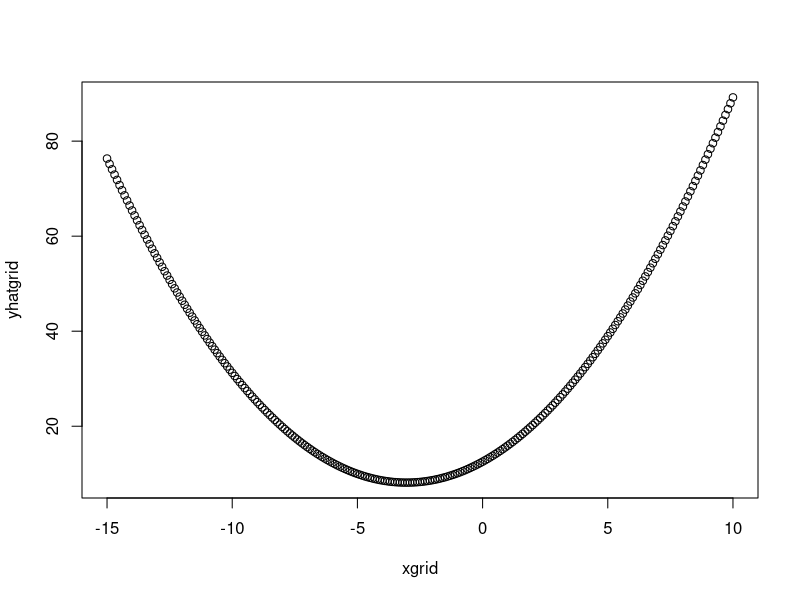
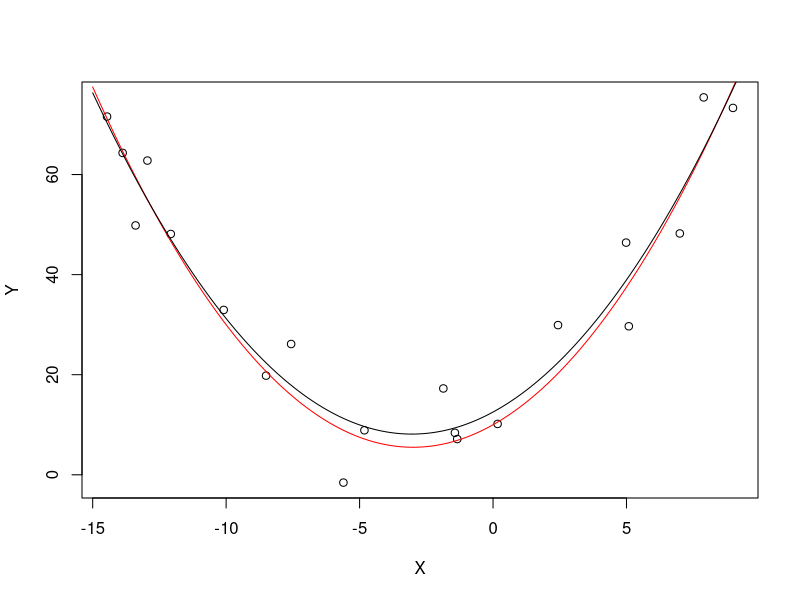

Write R code to recreate these figures, in order.
rm(list=ls())
library('corpcor') # calculo da pseudo inversa
fgx<-function(xin) 0.5*xin^2+3*xin+10 # funcao Fg(x)
# f_g = 1/2 x^2 + ...
# fncao geradora


X<-runif(n=20, min=-15,max=10) #20amostras uniformemente distribuidas entre -15 e +10
Y<- fgx(X) + 10*rnorm(length(X))


H<-cbind(X^2,X,1)
# # polinomio de grau dois
# colna de dois lados
w<-pseudoinverse(H) %*% Y

# uma vez obtidos os dados vou plotas os dados

xgrid <- seq(-15, 10, 0.1) #intervalo de 0.1 para xgrid
ygrid<-(0.5*xgrid^2+3*xgrid+10)

#projetar xgrid na camada intermediaria :
Hgrid <- cbind(xgrid^2,xgrid,1)
yhatgrid<- Hgrid %*% w

plot(xgrid, yhatgrid)


plot(X,Y)
#par(new=TRUE)
lines(xgrid,ygrid, type='l', col='red')
#par(new=TRUE)
lines(xgrid,yhatgrid, 'l')
